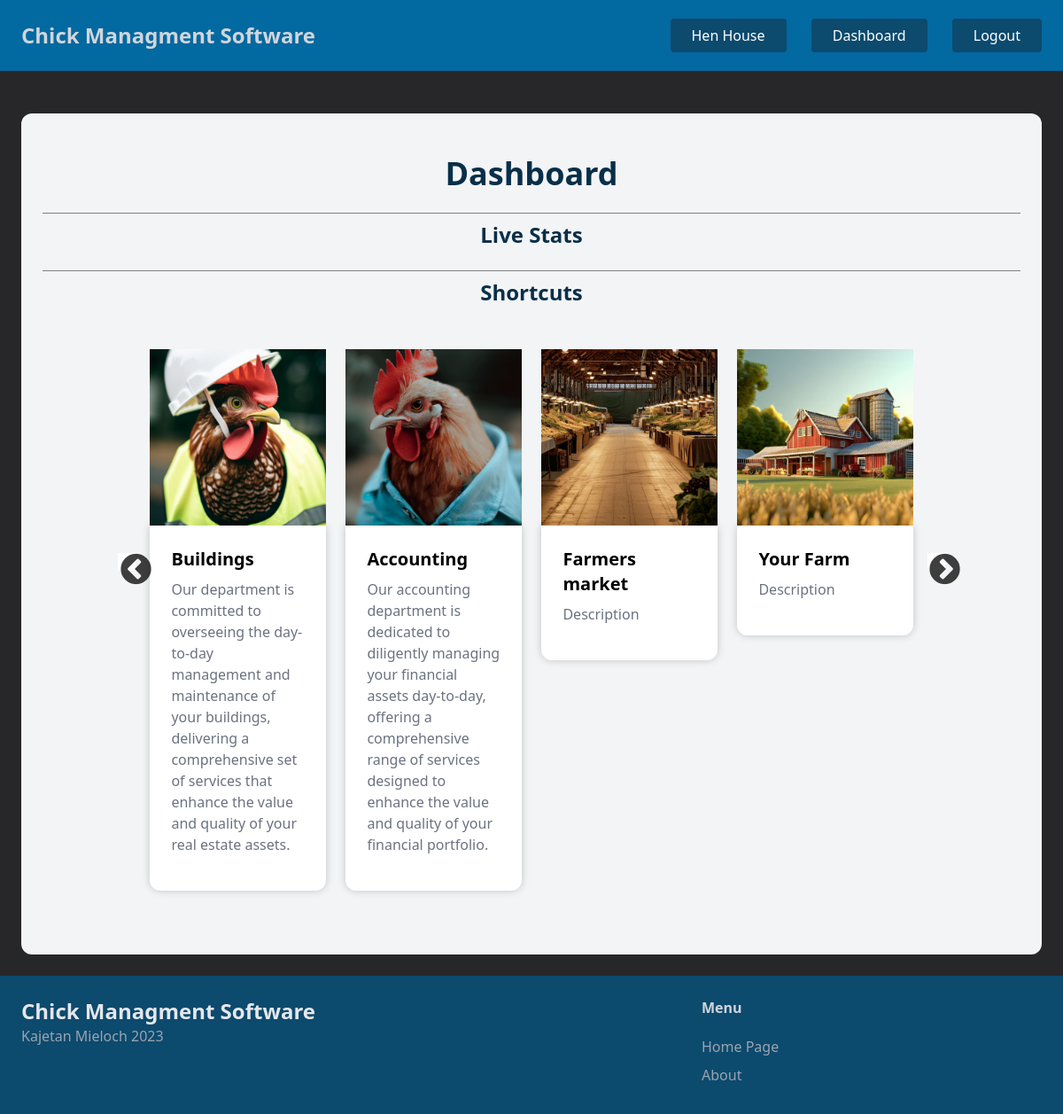
The app's page /dashboard/ (signed in) with its own data.
### item/models.py (models this page shows, shortened)
class Department(models.Model):
    name = models.CharField(max_length=50)
    description = models.TextField()
    image = models.ImageField(upload_to='department_images')
    link = models.CharField(max_length=50)
    class Meta:
        verbose_name = 'Department'

### dashboard/views.py (the view)
# urls.py: path('', views.index, name='index')
@login_required
def index(request):
    departments = Department.objects.all()
    return render(request, 'dashboard/index.html', {
        'departments': departments,
    })

### dashboard/templates/dashboard/index.html (shortened to what this page needs)
{% extends 'core/base.html' %}
{% block content %}
    <div class="mt-6 px-6 py-12 bg-gray-100 rounded-xl">
        <h1 class="mb-6 text-4xl font-bold text-center text-sky-950">Dashboard</h1>
        <hr class="mb-2" style="border-top: 1px solid gray;">
        <h2 class="mb-6 text-2xl font-bold text-center text-sky-950">Live Stats</h2>
        <hr class="mb-2" style="border-top: 1px solid gray;">
        <h2 class="mb-6 text-2xl font-bold text-center text-sky-950">Shortcuts</h2>
        <div class="carousel">
            {% for department in departments %}
                <div class="wholeCard mt-6">
                    <a href="{% url department.link %}">
                        <img src="{{ department.image.url }}" alt="{{ department.name }}" class="mt-6">
                    <div class="p-6 bg-white rounded-b-xl card mb-6">
                        <h3 class="mb-2 text-xl font-bold">{{ department.name }}</h3>
                        <p class="mb-4 text-gray-500">{{ department.description }}</p>
                </div>
                </a>
                </div>
            {% endfor %}
        </div>
    </div>
{% endblock %}

### records on screen
Department: image (picture), name "Buildings", description "Our department is committed to overseeing the day-to-day management and maintenance of your buildings, delivering a comprehensive set of services that enhance the value and quality of your real estate assets."
Department: image (picture), name "Accounting", description "Our accounting department is dedicated to diligently managing your financial assets day-to-day, offering a comprehensive range of services designed to enhance the value and quality of your financial portfolio."
Department: image (picture), name "Farmers market", description "Description"
Department: image (picture), name "Your Farm", description "Description"
